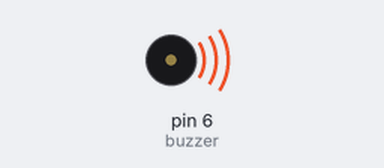
The sketch below on a simulated Arduino Uno, built with avr-gcc and run on an emulated ATmega328P. Parts: buzzer (waves = sounding).

Above: at 0.3 s.
At 8.5 s:
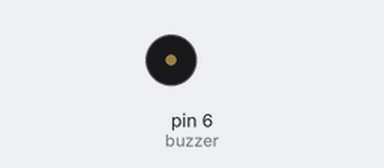
Timing chart, 0 to 11.6 s (numbered marks = the images above):
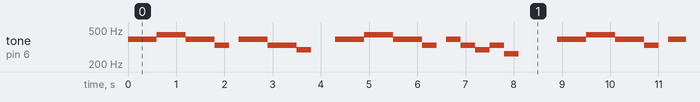

The sketch:

SchoolBell.ino
```cpp
#define C 262 // 도
#define D 294 // 레
#define E 330 // 미
#define F 349 // 파
#define G 392 // 솔
#define A 440 // 라
#define B 494 // 시

//솔솔라라솔솔미
//솔솔미미레
//솔솔라라솔솔미
//솔미레미도

int buzzer = 6;
int note[25] = {G, G, A, A, G, G, E, G, G, E, E, D, G, G, A, A, G, G, E, G, E, D, E, C};

void setup() {
  pinMode(buzzer, OUTPUT);
}

void loop() {
  for (int i = 0; i < 7; i++) {
    tone(buzzer, note[i], 300);
    delay(300);
  }
  delay(200);
  for (int i = 7; i < 12; i++) {
    tone(buzzer, note[i], 300);
    delay(300);
  }
  delay(500);
  for (int i = 12; i < 19; i++) {
    tone(buzzer, note[i], 300);
    delay(300);
  }
  delay(200);
  for (int i = 19; i < 25; i++) {
    tone(buzzer, note[i], 300);
    delay(300);
  }
  delay(500);
}
```
